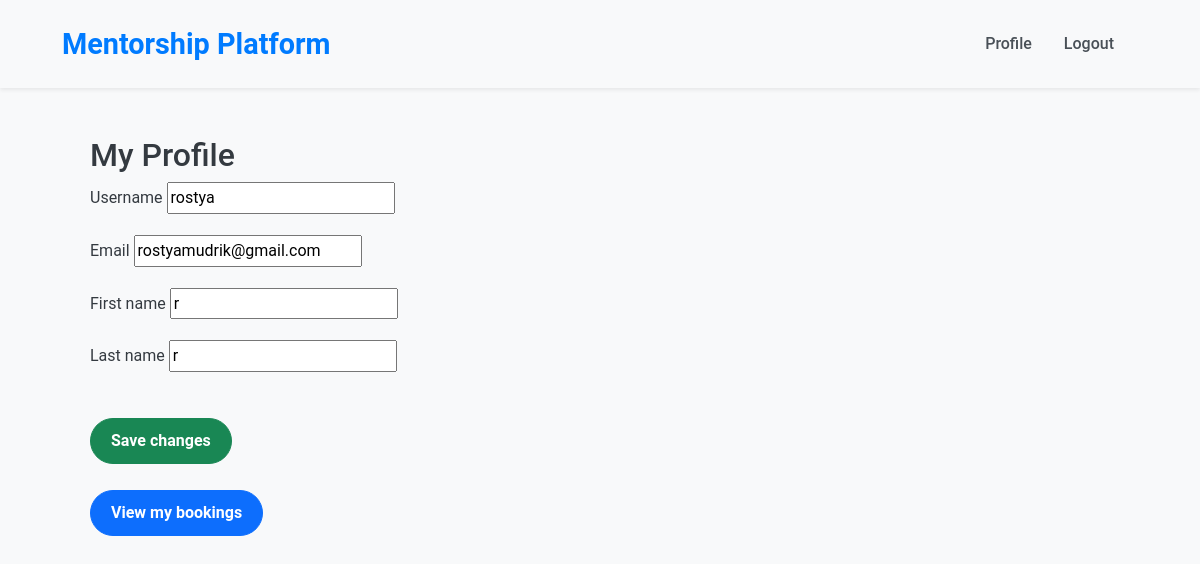
Page /accounts/profile/ (signed in) on the earlier database version.
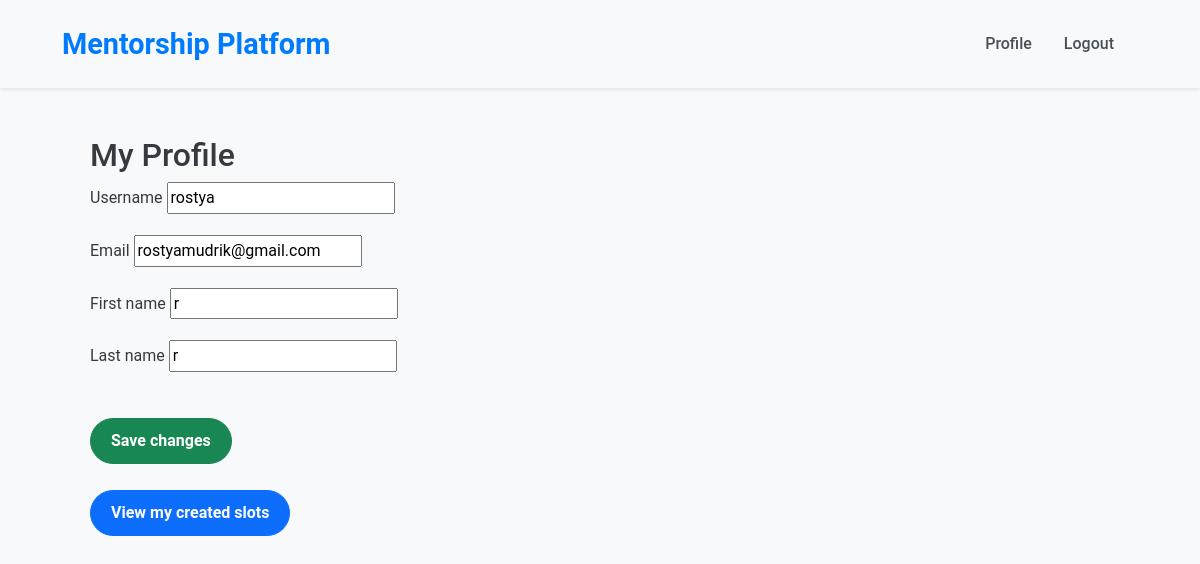
Same page on the later database version.
### accounts/views.py (the view, shortened to what this page needs)
# urls.py: path('profile/', views.ProfileView.as_view(), name='profile'),
@method_decorator(login_required, name='dispatch')
class ProfileView(View):
    def get(self, request, *args, **kwargs):
        form = UpdateUserForm(instance=request.user)
        return render(request, 'accounts/profile.html', {'form': form})

### accounts/forms.py (shortened to what this page needs)
class UpdateUserForm(forms.ModelForm):
    password = None
    class Meta:
        model = User
        fields = ['username', 'email', 'first_name', 'last_name']

### accounts/templates/accounts/profile.html (shortened to what this page needs)
{% extends 'base.html' %}
{% block content %}
<div class="container mt-5">
    <h2>My Profile</h2>
    <form method="post">
        <div class="mb-3">
            <label for="id_username" class="form-label">Username</label>
            {{ form.username }}
        </div>
        <div class="mb-3">
            <label for="id_email" class="form-label">Email</label>
            {{ form.email }}
        </div>
        <div class="mb-3">
            <label for="id_first_name" class="form-label">First name</label>
            {{ form.first_name }}
        </div>
        <div class="mb-3">
            <label for="id_last_name" class="form-label">Last name</label>
            {{ form.last_name }}
        </div>
        <br>
        <button type="submit" class="btn btn-success">Save changes</button>
    </form>
    <br>
    {% if user.is_mentor %}
        <a href="{% url 'mentor-slots' %}" class="btn btn-primary">View my created slots</a>
    {% else %}
        <a href="{% url 'my-bookings' %}" class="btn btn-primary">View my bookings</a>
    {% endif %}
</div>
{% endblock %}

Differences in the rows shown:
changed User "rostya": is_mentor False → True (drawn)
Other differences:
text no longer shown: "View my bookings"
text now shown: "View my created slots"
